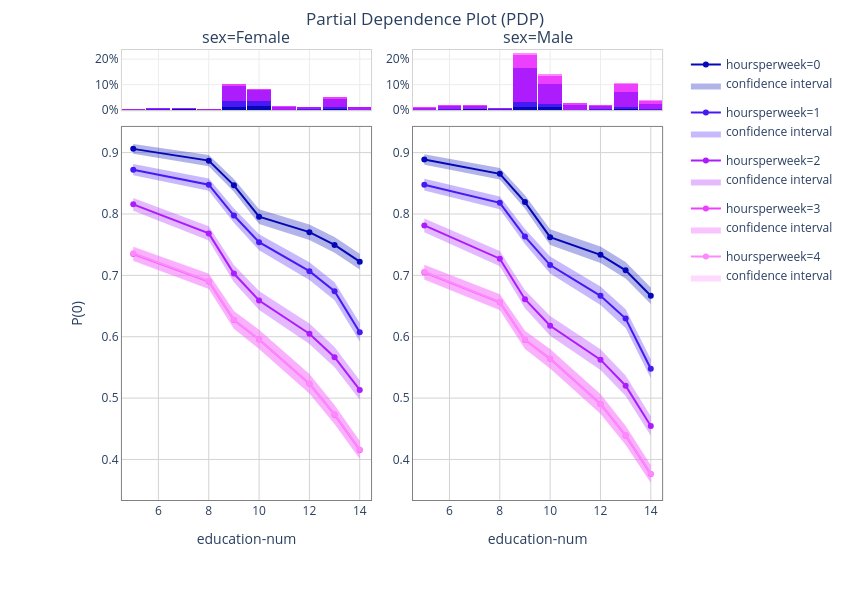

Source (notebook cell):
### Markdown cell above
PDPs can be comptued for an arbitrary number of variables; however, they can only be visualized with up to 4. We show an example with 3 below.

### Code cell
result_explain_feature_dependence_default = explainer.explain_feature_dependence(
    ["education-num", "hoursperweek", "sex"]
)
result_explain_feature_dependence_default.show_in_notebook()

### Figure 1 — Plotly figure (JSON) as saved in the notebook; plotly's stock layout.template omitted (floating-point values rounded to 4 significant figures)
{"data": [{"fill": "toself", "fillcolor": "rgb(5.0, 8.0, 184.0)", "legendgroup": "0.0", "line": {"color": "rgba(0, 0, 0, 0)"}, "name": "confidence interval", "opacity": 0.3, "showlegend": true, "type": "scatter", "x": [5, 8, 9, 10, 12, 13, 14, 14, 13, 12, 10, 9, 8, 5], "xaxis": "x3", "y": [0.9142, 0.8959, 0.857, 0.8076, 0.783, 0.7623, 0.7351, 0.7095, 0.7367, 0.7578, 0.7836, 0.8363, 0.8779, 0.898], "yaxis": "y3"}, {"legendgroup": "0.0", "line": {"color": "rgb(5.0, 8.0, 184.0)"}, "mode": "lines+markers", "name": "hoursperweek=0", "opacity": 1, "showlegend": true, "type": "scatter", "x": [5, 8, 9, 10, 12, 13, 14], "xaxis": "x3", "y": [0.9061, 0.8869, 0.8467, 0.7956, 0.7704, 0.7495, 0.7223], "yaxis": "y3"}, {"fill": "toself", "fillcolor": "rgb(71.75, 25.75, 242.75)", "legendgroup": "1.0", "line": {"color": "rgba(0, 0, 0, 0)"}, "name": "confidence interval", "opacity": 0.3, "showlegend": true, "type": "scatter", "x": [5, 8, 9, 10, 12, 13, 14, 14, 13, 12, 10, 9, 8, 5], "xaxis": "x3", "y": [0.8813, 0.8577, 0.8091, 0.7671, 0.7212, 0.6888, 0.6225, 0.5923, 0.6594, 0.6924, 0.7409, 0.7859, 0.8378, 0.8631], "yaxis": "y3"}, {"legendgroup": "1.0", "line": {"color": "rgb(71.75, 25.75, 242.75)"}, "mode": "lines+markers", "name": "hoursperweek=1", "opacity": 1, "showlegend": true, "type": "scatter", "x": [5, 8, 9, 10, 12, 13, 14], "xaxis": "x3", "y": [0.8722, 0.8477, 0.7975, 0.754, 0.7068, 0.6741, 0.6074], "yaxis": "y3"}, {"fill": "toself", "fillcolor": "rgb(171.5, 28.0, 253.0)", "legendgroup": "2.0", "line": {"color": "rgba(0, 0, 0, 0)"}, "name": "confidence interval", "opacity": 0.3, "showlegend": true, "type": "scatter", "x": [5, 8, 9, 10, 12, 13, 14, 14, 13, 12, 10, 9, 8, 5], "xaxis": "x3", "y": [0.8262, 0.7801, 0.7169, 0.6745, 0.6215, 0.5831, 0.5292, 0.4972, 0.5502, 0.5883, 0.6434, 0.689, 0.7566, 0.8053], "yaxis": "y3"}, {"legendgroup": "2.0", "line": {"color": "rgb(171.5, 28.0, 253.0)"}, "mode": "lines+markers", "name": "hoursperweek=2", "opacity": 1, "showlegend": true, "type": "scatter", "x": [5, 8, 9, 10, 12, 13, 14], "xaxis": "x3", "y": [0.8158, 0.7683, 0.7029, 0.6589, 0.6049, 0.5666, 0.5132], "yaxis": "y3"}, {"fill": "toself", "fillcolor": "rgb(236.75, 63.25, 253.75)", "legendgroup": "3.0", "line": {"color": "rgba(0, 0, 0, 0)"}, "name": "confidence interval", "opacity": 0.3, "showlegend": true, "type": "scatter", "x": [5, 8, 9, 10, 12, 13, 14, 14, 13, 12, 10, 9, 8, 5], "xaxis": "x3", "y": [0.7463, 0.7025, 0.6417, 0.6112, 0.5394, 0.4884, 0.43, 0.4009, 0.4575, 0.5075, 0.5799, 0.6129, 0.6776, 0.7232], "yaxis": "y3"}, {"legendgroup": "3.0", "line": {"color": "rgb(236.75, 63.25, 253.75)"}, "mode": "lines+markers", "name": "hoursperweek=3", "opacity": 1, "showlegend": true, "type": "scatter", "x": [5, 8, 9, 10, 12, 13, 14], "xaxis": "x3", "y": [0.7348, 0.6901, 0.6273, 0.5955, 0.5235, 0.4729, 0.4155], "yaxis": "y3"}, {"fill": "toself", "fillcolor": "rgb(254, 136, 252)", "legendgroup": "4.0", "line": {"color": "rgba(0, 0, 0, 0)"}, "name": "confidence interval", "opacity": 0.3, "showlegend": true, "type": "scatter", "x": [5, 8, 9, 10, 12, 13, 14, 14, 13, 12, 10, 9, 8, 5], "xaxis": "x3", "y": [0.7473, 0.703, 0.6419, 0.6112, 0.5393, 0.4891, 0.4306, 0.4015, 0.4583, 0.5074, 0.58, 0.6132, 0.6783, 0.7246], "yaxis": "y3"}, {"legendgroup": "4.0", "line": {"color": "rgb(254, 136, 252)"}, "mode": "lines+markers", "name": "hoursperweek=4", "opacity": 1, "showlegend": true, "type": "scatter", "x": [5, 8, 9, 10, 12, 13, 14], "xaxis": "x3", "y": [0.7359, 0.6906, 0.6275, 0.5956, 0.5234, 0.4737, 0.4161], "yaxis": "y3"}, {"legendgroup": "0.0", "marker": {"color": "rgb(5.0, 8.0, 184.0)", "line": {"width": 0}}, "name": "hoursperweek=0", "orientation": "v", "showlegend": false, "text": "", "textposition": "outside", "type": "bar", "width": 0.95, "x": [2, 4, 5, 6, 7, 8, 9, 10, 11, 12, 13, 14, 15, 16], "xaxis": "x", "y": [0.0002, 0.0012, 0.0014, 0.0016, 0.0044, 0.0014, 0.0138, 0.0156, 0.001, 0.0016, 0.0064, 0.0014, 0.0004, 0.0002], "yaxis": "y"}, {"legendgroup": "1.0", "marker": {"color": "rgb(71.75, 25.75, 242.75)", "line": {"width": 0}}, "name": "hoursperweek=1", "orientation": "v", "showlegend": false, "text": "", "textposition": "outside", "type": "bar", "width": 0.95, "x": [1, 3, 4, 5, 6, 7, 8, 9, 10, 11, 12, 13, 14, 16], "xaxis": "x", "y": [0.0004, 0.0006, 0.0016, 0.0012, 0.0036, 0.0018, 0.0004, 0.021, 0.02, 0.0018, 0.0026, 0.007, 0.0006, 0.0002], "yaxis": "y"}, {"legendgroup": "2.0", "marker": {"color": "rgb(171.5, 28.0, 253.0)", "line": {"width": 0}}, "name": "hoursperweek=2", "orientation": "v", "showlegend": false, "text": "", "textposition": "outside", "type": "bar", "width": 0.95, "x": [1, 2, 3, 4, 5, 6, 7, 8, 9, 10, 11, 12, 13, 14, 15, 16], "xaxis": "x", "y": [0.0002, 0.0008, 0.003, 0.0026, 0.0026, 0.0042, 0.0036, 0.0022, 0.0588, 0.0424, 0.0102, 0.0074, 0.0302, 0.0092, 0.0008, 0.001], "yaxis": "y"}, {"legendgroup": "3.0", "marker": {"color": "rgb(236.75, 63.25, 253.75)", "line": {"width": 0}}, "name": "hoursperweek=3", "orientation": "v", "showlegend": false, "text": "", "textposition": "outside", "type": "bar", "width": 0.95, "x": [2, 4, 5, 6, 7, 8, 9, 10, 11, 12, 13, 14, 15, 16], "xaxis": "x", "y": [0.0002, 0.0004, 0.0004, 0.0004, 0.0004, 0.0004, 0.0084, 0.0046, 0.002, 0.0008, 0.0074, 0.0016, 0.0002, 0.0006], "yaxis": "y"}, {"legendgroup": "4.0", "marker": {"color": "rgb(254, 136, 252)", "line": {"width": 0}}, "name": "hoursperweek=4", "orientation": "v", "showlegend": false, "text": "", "textposition": "outside", "type": "bar", "width": 0.95, "x": [7, 9, 10, 11, 12, 13, 14, 15], "xaxis": "x", "y": [0.0002, 0.0008, 0.001, 0.0004, 0.0004, 0.001, 0.0004, 0.0002], "yaxis": "y"}, {"fill": "toself", "fillcolor": "rgb(5.0, 8.0, 184.0)", "legendgroup": "0.0", "line": {"color": "rgba(0, 0, 0, 0)"}, "name": "confidence interval", "opacity": 0.3, "showlegend": false, "type": "scatter", "x": [5, 8, 9, 10, 12, 13, 14, 14, 13, 12, 10, 9, 8, 5], "xaxis": "x4", "y": [0.8972, 0.8748, 0.8303, 0.775, 0.7468, 0.7217, 0.6802, 0.6533, 0.6948, 0.7202, 0.7494, 0.8086, 0.8561, 0.8802], "yaxis": "y4"}, {"legendgroup": "0.0", "line": {"color": "rgb(5.0, 8.0, 184.0)"}, "mode": "lines+markers", "name": "hoursperweek=0", "opacity": 1, "showlegend": false, "type": "scatter", "x": [5, 8, 9, 10, 12, 13, 14], "xaxis": "x4", "y": [0.8887, 0.8654, 0.8194, 0.7622, 0.7335, 0.7082, 0.6668], "yaxis": "y4"}, {"fill": "toself", "fillcolor": "rgb(71.75, 25.75, 242.75)", "legendgroup": "1.0", "line": {"color": "rgba(0, 0, 0, 0)"}, "name": "confidence interval", "opacity": 0.3, "showlegend": false, "type": "scatter", "x": [5, 8, 9, 10, 12, 13, 14, 14, 13, 12, 10, 9, 8, 5], "xaxis": "x4", "y": [0.8572, 0.8286, 0.7755, 0.7307, 0.6817, 0.6449, 0.5634, 0.5325, 0.6144, 0.6515, 0.7028, 0.7509, 0.8077, 0.8381], "yaxis": "y4"}, {"legendgroup": "1.0", "line": {"color": "rgb(71.75, 25.75, 242.75)"}, "mode": "lines+markers", "name": "hoursperweek=1", "opacity": 1, "showlegend": false, "type": "scatter", "x": [5, 8, 9, 10, 12, 13, 14], "xaxis": "x4", "y": [0.8477, 0.8181, 0.7632, 0.7168, 0.6666, 0.6297, 0.5479], "yaxis": "y4"}, {"fill": "toself", "fillcolor": "rgb(171.5, 28.0, 253.0)", "legendgroup": "2.0", "line": {"color": "rgba(0, 0, 0, 0)"}, "name": "confidence interval", "opacity": 0.3, "showlegend": false, "type": "scatter", "x": [5, 8, 9, 10, 12, 13, 14, 14, 13, 12, 10, 9, 8, 5], "xaxis": "x4", "y": [0.7925, 0.7396, 0.6758, 0.634, 0.5795, 0.5368, 0.4704, 0.4385, 0.5036, 0.5457, 0.6018, 0.6465, 0.7147, 0.7703], "yaxis": "y4"}, {"legendgroup": "2.0", "line": {"color": "rgb(171.5, 28.0, 253.0)"}, "mode": "lines+markers", "name": "hoursperweek=2", "opacity": 1, "showlegend": false, "type": "scatter", "x": [5, 8, 9, 10, 12, 13, 14], "xaxis": "x4", "y": [0.7814, 0.7272, 0.6612, 0.6179, 0.5626, 0.5202, 0.4544], "yaxis": "y4"}, {"fill": "toself", "fillcolor": "rgb(236.75, 63.25, 253.75)", "legendgroup": "3.0", "line": {"color": "rgba(0, 0, 0, 0)"}, "name": "confidence interval", "opacity": 0.3, "showlegend": false, "type": "scatter", "x": [5, 8, 9, 10, 12, 13, 14, 14, 13, 12, 10, 9, 8, 5], "xaxis": "x4", "y": [0.7168, 0.6691, 0.6096, 0.5798, 0.5065, 0.4546, 0.3907, 0.3616, 0.4236, 0.4745, 0.548, 0.5801, 0.6433, 0.6928], "yaxis": "y4"}, {"legendgroup": "3.0", "line": {"color": "rgb(236.75, 63.25, 253.75)"}, "mode": "lines+markers", "name": "hoursperweek=3", "opacity": 1, "showlegend": false, "type": "scatter", "x": [5, 8, 9, 10, 12, 13, 14], "xaxis": "x4", "y": [0.7048, 0.6562, 0.5948, 0.5639, 0.4905, 0.4391, 0.3761], "yaxis": "y4"}, {"fill": "toself", "fillcolor": "rgb(254, 136, 252)", "legendgroup": "4.0", "line": {"color": "rgba(0, 0, 0, 0)"}, "name": "confidence interval", "opacity": 0.3, "showlegend": false, "type": "scatter", "x": [5, 8, 9, 10, 12, 13, 14, 14, 13, 12, 10, 9, 8, 5], "xaxis": "x4", "y": [0.7177, 0.6694, 0.6096, 0.5798, 0.5063, 0.4552, 0.3912, 0.3621, 0.4243, 0.4743, 0.548, 0.5802, 0.6438, 0.694], "yaxis": "y4"}, {"legendgroup": "4.0", "line": {"color": "rgb(254, 136, 252)"}, "mode": "lines+markers", "name": "hoursperweek=4", "opacity": 1, "showlegend": false, "type": "scatter", "x": [5, 8, 9, 10, 12, 13, 14], "xaxis": "x4", "y": [0.7058, 0.6566, 0.5949, 0.5639, 0.4903, 0.4397, 0.3767], "yaxis": "y4"}, {"legendgroup": "0.0", "marker": {"color": "rgb(5.0, 8.0, 184.0)", "line": {"width": 0}}, "name": "hoursperweek=0", "orientation": "v", "showlegend": false, "text": "", "textposition": "outside", "type": "bar", "width": 0.95, "x": [2, 3, 4, 5, 6, 7, 8, 9, 10, 11, 12, 13, 14, 15, 16], "xaxis": "x2", "y": [0.0004, 0.0006, 0.0014, 0.0014, 0.0018, 0.0038, 0.002, 0.0126, 0.0108, 0.0018, 0.0012, 0.0048, 0.0018, 0.0004, 0.0002], "yaxis": "y2"}, {"legendgroup": "1.0", "marker": {"color": "rgb(71.75, 25.75, 242.75)", "line": {"width": 0}}, "name": "hoursperweek=1", "orientation": "v", "showlegend": false, "text": "", "textposition": "outside", "type": "bar", "width": 0.95, "x": [1, 2, 3, 4, 5, 6, 7, 8, 9, 10, 11, 12, 13, 14, 15, 16], "xaxis": "x2", "y": [0.0002, 0.0008, 0.0002, 0.0016, 0.0006, 0.0032, 0.0018, 0.001, 0.0184, 0.0156, 0.0006, 0.0024, 0.0062, 0.0022, 0.0012, 0.0006], "yaxis": "y2"}, {"legendgroup": "2.0", "marker": {"color": "rgb(171.5, 28.0, 253.0)", "line": {"width": 0}}, "name": "hoursperweek=2", "orientation": "v", "showlegend": false, "text": "", "textposition": "outside", "type": "bar", "width": 0.95, "x": [1, 2, 3, 4, 5, 6, 7, 8, 9, 10, 11, 12, 13, 14, 15, 16], "xaxis": "x2", "y": [0.001, 0.0014, 0.0038, 0.0102, 0.0064, 0.0106, 0.0116, 0.005, 0.136, 0.0762, 0.0186, 0.0124, 0.0592, 0.019, 0.0052, 0.004], "yaxis": "y2"}, {"legendgroup": "3.0", "marker": {"color": "rgb(236.75, 63.25, 253.75)", "line": {"width": 0}}, "name": "hoursperweek=3", "orientation": "v", "showlegend": false, "text": "", "textposition": "outside", "type": "bar", "width": 0.95, "x": [3, 4, 5, 6, 7, 8, 9, 10, 11, 12, 13, 14, 15, 16], "xaxis": "x2", "y": [0.0012, 0.0018, 0.0026, 0.0032, 0.003, 0.0014, 0.0472, 0.0304, 0.0066, 0.006, 0.0314, 0.013, 0.0044, 0.0062], "yaxis": "y2"}, {"legendgroup": "4.0", "marker": {"color": "rgb(254, 136, 252)", "line": {"width": 0}}, "name": "hoursperweek=4", "orientation": "v", "showlegend": false, "text": "", "textposition": "outside", "type": "bar", "width": 0.95, "x": [2, 4, 6, 7, 8, 9, 10, 11, 12, 13, 14, 15, 16], "xaxis": "x2", "y": [0.0002, 0.0014, 0.0002, 0.001, 0.0002, 0.0102, 0.0072, 0.0022, 0.0002, 0.0046, 0.0044, 0.0018, 0.001], "yaxis": "y2"}], "layout": {"annotations": [{"font": {"size": 16}, "showarrow": false, "text": "sex=Female", "x": 0.2803, "xanchor": "center", "xref": "paper", "y": 1, "yanchor": "bottom", "yref": "paper"}, {"font": {"size": 16}, "showarrow": false, "text": "sex=Male", "x": 0.7703, "xanchor": "center", "xref": "paper", "y": 1, "yanchor": "bottom", "yref": "paper"}], "barmode": "stack", "height": 600, "margin": {"b": 50, "t": 50}, "plot_bgcolor": "rgba(0, 0, 0, 0)", "title": {"text": "Partial Dependence Plot (PDP)", "x": 0.5}, "width": 850, "xaxis": {"anchor": "y", "categoryorder": "category ascending", "domain": [0.07059, 0.49], "gridcolor": "#ECECEC", "linecolor": "LightGrey", "linewidth": 1, "matches": "x3", "mirror": true, "scaleanchor": "x3", "showline": true, "showticklabels": false, "side": "bottom", "type": "linear", "visible": true, "zeroline": true, "zerolinecolor": "DarkGrey", "zerolinewidth": 1}, "xaxis2": {"anchor": "y2", "categoryorder": "category ascending", "domain": [0.5606, 0.98], "gridcolor": "#ECECEC", "linecolor": "LightGrey", "linewidth": 1, "matches": "x3", "mirror": true, "scaleanchor": "x3", "showline": true, "showticklabels": false, "side": "bottom", "type": "linear", "visible": true, "zeroline": true, "zerolinecolor": "DarkGrey", "zerolinewidth": 1}, "xaxis3": {"anchor": "y3", "categoryorder": "category ascending", "domain": [0.07059, 0.49], "gridcolor": "LightGrey", "linecolor": "Grey", "linewidth": 1, "matches": "x3", "mirror": true, "range": [4.55, 14.45], "scaleanchor": "x3", "showline": true, "showticklabels": true, "side": "bottom", "title": {"text": "education-num"}, "type": "linear", "visible": true, "zeroline": true, "zerolinecolor": "DarkGrey", "zerolinewidth": 1}, "xaxis4": {"anchor": "y4", "categoryorder": "category ascending", "domain": [0.5606, 0.98], "gridcolor": "LightGrey", "linecolor": "Grey", "linewidth": 1, "matches": "x3", "mirror": true, "range": [4.55, 14.45], "scaleanchor": "x3", "showline": true, "showticklabels": true, "side": "bottom", "title": {"text": "education-num"}, "type": "linear", "visible": true, "zeroline": true, "zerolinecolor": "DarkGrey", "zerolinewidth": 1}, "yaxis": {"anchor": "x", "categoryorder": "category ascending", "domain": [0.8795, 1], "gridcolor": "#ECECEC", "linecolor": "LightGrey", "linewidth": 1, "matches": "y", "mirror": true, "nticks": 3, "range": [0, 0.2356], "scaleanchor": "y", "showline": true, "showticklabels": true, "side": "left", "tickformat": "p", "type": "linear", "visible": true, "zeroline": true, "zerolinecolor": "DarkGrey", "zerolinewidth": 1}, "yaxis2": {"anchor": "x2", "categoryorder": "category ascending", "domain": [0.8795, 1], "gridcolor": "#ECECEC", "linecolor": "LightGrey", "linewidth": 1, "matches": "y", "mirror": true, "nticks": 3, "range": [0, 0.2356], "scaleanchor": "y", "showline": true, "showticklabels": true, "side": "left", "tickformat": "p", "type": "linear", "visible": true, "zeroline": true, "zerolinecolor": "DarkGrey", "zerolinewidth": 1}, "yaxis3": {"anchor": "x3", "categoryorder": "category ascending", "domain": [0.1, 0.8462], "gridcolor": "LightGrey", "linecolor": "Grey", "linewidth": 1, "matches": "y3", "mirror": true, "range": [0.334, 0.9418], "scaleanchor": "y3", "showline": true, "showticklabels": true, "side": "left", "title": {"text": "P(0)"}, "type": "linear", "visible": true, "zeroline": true, "zerolinecolor": "DarkGrey", "zerolinewidth": 1}, "yaxis4": {"anchor": "x4", "categoryorder": "category ascending", "domain": [0.1, 0.8462], "gridcolor": "LightGrey", "linecolor": "Grey", "linewidth": 1, "matches": "y3", "mirror": true, "range": [0.334, 0.9418], "scaleanchor": "y3", "showline": true, "showticklabels": true, "side": "left", "type": "linear", "visible": true, "zeroline": true, "zerolinecolor": "DarkGrey", "zerolinewidth": 1}}}
